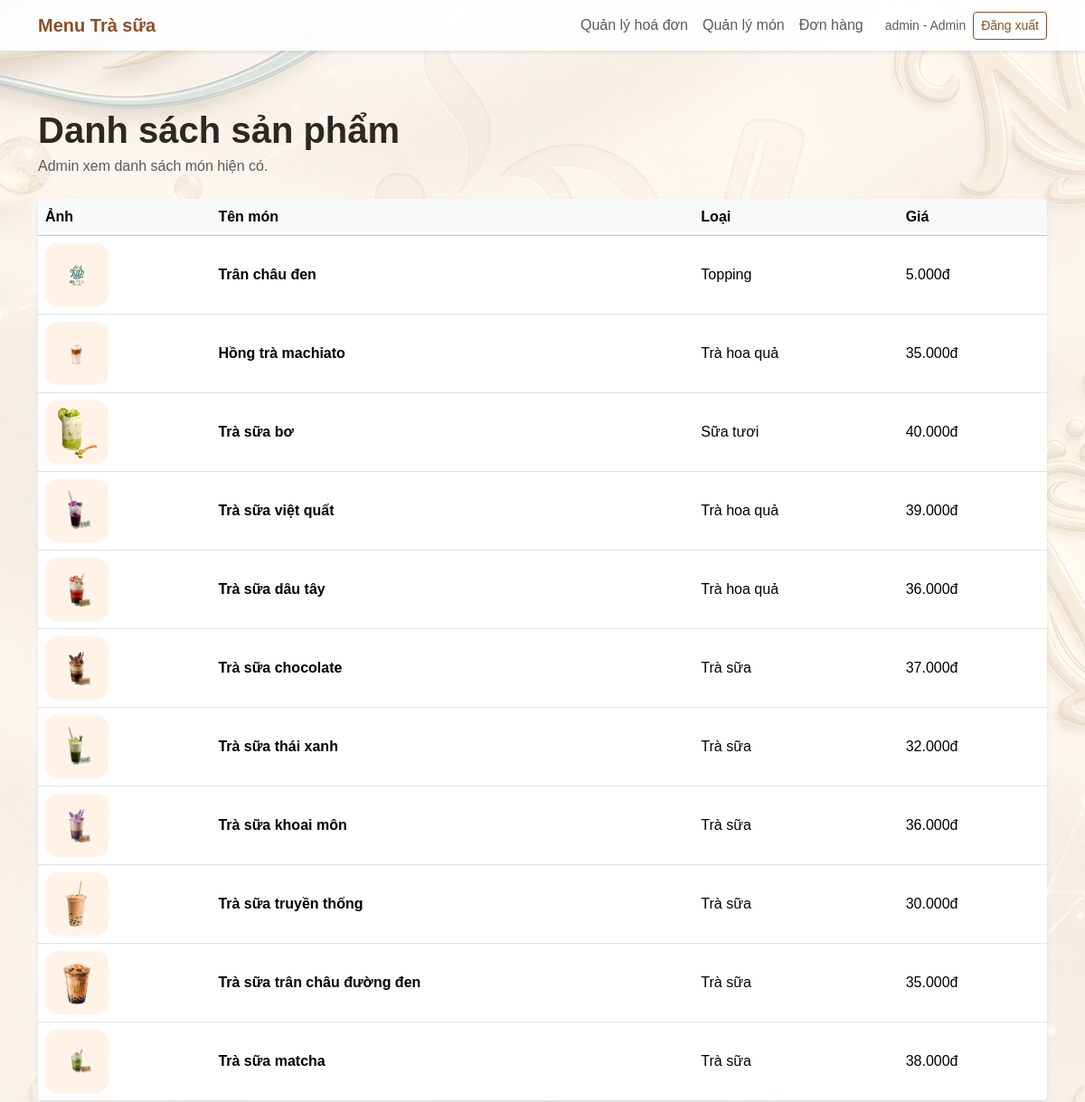
/admin/products (signed in, upper part), run on an earlier commit of the app's database.
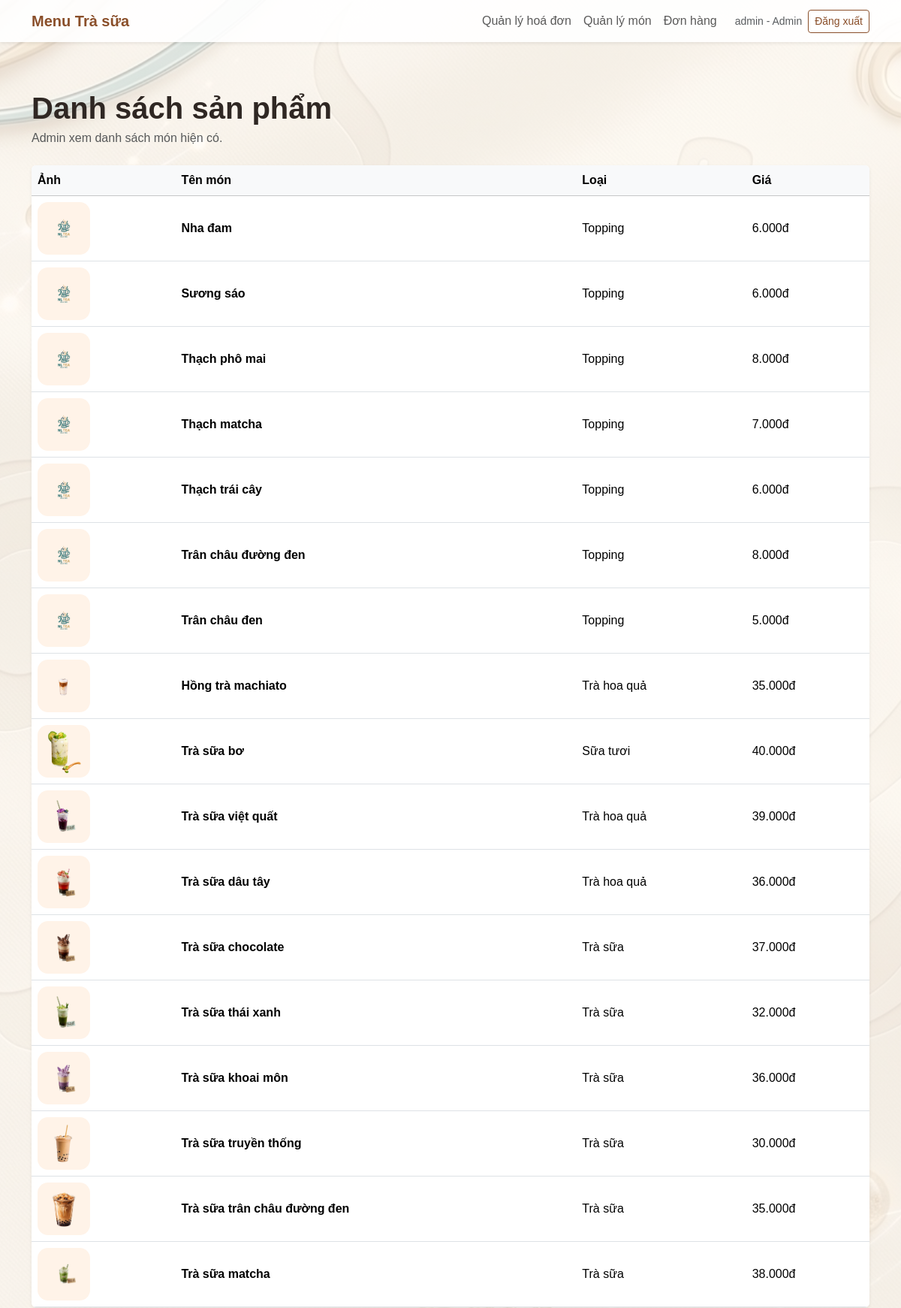
And on a later commit of the database.
### milk_tea_shop/models.py (models this page shows)
class Product(db.Model):
    __tablename__ = "products"
    id = db.Column(db.Integer, primary_key=True)
    name = db.Column(db.String(120), nullable=False)
    category = db.Column(db.String(80), nullable=False)
    size = db.Column(db.String(50), default="M/L")
    topping = db.Column(db.String(120), default="Không")
    price = db.Column(db.Integer, nullable=False)
    description = db.Column(db.Text, default="")
    image = db.Column(db.String(255), default="")
    order_items = db.relationship("OrderItem", backref="product", lazy=True)

### milk_tea_shop/routes.py (the view)
@main_bp.route("/admin/products")
def admin_products():
    if not check_admin():
        return redirect(url_for("main.login"))
    products = Product.query.order_by(Product.id.desc()).all()
    return render_template("admin_products.html", products=products)

### milk_tea_shop/routes.py (called while the page is built)
def money(number):
    return f"{number:,.0f}đ".replace(",", ".")

@main_bp.app_context_processor
def send_data_to_html():
    cart = session.get("cart", {})
    cart_count = 0
    for quantity in cart.values():
        try:
            cart_count += int(quantity)
        except:
            pass
    return {
        "money": money,
        "cart_count": cart_count
    }

def check_admin():
    if "user_id" not in session:
        flash("Vui lòng đăng nhập trước.", "warning")
        return False
    if session.get("role") != "admin":
        flash("Bạn không có quyền truy cập trang quản lý.", "danger")
        return False
    return True

### milk_tea_shop/templates/admin_products.html (shortened to what this page needs)
{% extends "base.html" %}
{% block content %}
<section class="container py-5">
    <div class="mb-4">
        <h1 class="fw-bold mb-1">Danh sách sản phẩm</h1>
        <p class="text-muted mb-0">Admin xem danh sách món hiện có.</p>
    </div>
    <div class="table-responsive shadow-sm rounded bg-white">
        <table class="table align-middle mb-0">
            <thead class="table-light">
                <tr>
                    <th>Ảnh</th>
                    <th>Tên món</th>
                    <th>Loại</th>
                    <th>Giá</th>
                </tr>
            </thead>
            <tbody>
                {% for p in products %}
                <tr>
                    <td>
                        <img src="{{ url_for('static', filename='images/' + (p.image or 'logo.png')) }}" class="table-img" alt="{{ p.name }}">
                    </td>
                    <td class="fw-semibold">{{ p.name }}</td>
                    <td>{{ p.category }}</td>
                    <td>{{ money(p.price) }}</td>
                </tr>
                {% else %}
                <tr>
                    <td colspan="4" class="text-center text-muted py-4">Chưa có sản phẩm.</td>
                </tr>
                {% endfor %}
            </tbody>
        </table>
    </div>
</section>
{% endblock %}

What changed in the data, as far as the page shows it:
added Product: image (picture), name "Nha đam", category "Topping", price "6.000đ"
added Product: image (picture), name "Sương sáo", category "Topping", price "6.000đ"
added Product: image (picture), name "Thạch phô mai", category "Topping", price "8.000đ"
added Product: image (picture), name "Thạch matcha", category "Topping", price "7.000đ"
added Product: image (picture), name "Thạch trái cây", category "Topping", price "6.000đ"
added Product: image (picture), name "Trân châu đường đen", category "Topping", price "8.000đ"
